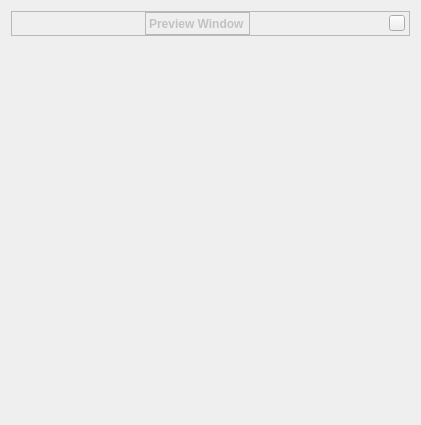
<?xml version="1.0" encoding="UTF-8"?>
<ui version="4.0">
 <class>PreviewDialog</class>
 <widget class="QWidget" name="PreviewDialog">
  <property name="geometry">
   <rect>
    <x>0</x>
    <y>0</y>
    <width>421</width>
    <height>425</height>
   </rect>
  </property>
  <property name="windowTitle">
   <string>Form</string>
  </property>
  <layout class="QVBoxLayout" name="verticalLayout">
   <item>
    <widget class="BarFrame" name="LocationBar">
     <property name="minimumSize">
      <size>
       <width>16</width>
       <height>25</height>
      </size>
     </property>
     <property name="maximumSize">
      <size>
       <width>16777215</width>
       <height>25</height>
      </size>
     </property>
     <property name="font">
      <font/>
     </property>
     <property name="frameShape">
      <enum>QFrame::StyledPanel</enum>
     </property>
     <layout class="QHBoxLayout" name="_2">
      <property name="leftMargin">
       <number>0</number>
      </property>
      <property name="topMargin">
       <number>0</number>
      </property>
      <property name="rightMargin">
       <number>4</number>
      </property>
      <property name="bottomMargin">
       <number>0</number>
      </property>
      <item>
       <spacer name="horizontalSpacer_2">
        <property name="orientation">
         <enum>Qt::Horizontal</enum>
        </property>
        <property name="sizeHint" stdset="0">
         <size>
          <width>40</width>
          <height>20</height>
         </size>
        </property>
       </spacer>
      </item>
      <item>
       <widget class="QLabel" name="stelWindowTitle">
        <property name="palette">
         <palette>
          <active>
           <colorrole role="WindowText">
            <brush brushstyle="SolidPattern">
             <color alpha="255">
              <red>194</red>
              <green>194</green>
              <blue>195</blue>
             </color>
            </brush>
           </colorrole>
           <colorrole role="Text">
            <brush brushstyle="SolidPattern">
             <color alpha="255">
              <red>194</red>
              <green>194</green>
              <blue>195</blue>
             </color>
            </brush>
           </colorrole>
          </active>
          <inactive>
           <colorrole role="WindowText">
            <brush brushstyle="SolidPattern">
             <color alpha="255">
              <red>194</red>
              <green>194</green>
              <blue>195</blue>
             </color>
            </brush>
           </colorrole>
           <colorrole role="Text">
            <brush brushstyle="SolidPattern">
             <color alpha="255">
              <red>194</red>
              <green>194</green>
              <blue>195</blue>
             </color>
            </brush>
           </colorrole>
          </inactive>
          <disabled>
           <colorrole role="WindowText">
            <brush brushstyle="SolidPattern">
             <color alpha="255">
              <red>194</red>
              <green>194</green>
              <blue>195</blue>
             </color>
            </brush>
           </colorrole>
           <colorrole role="Text">
            <brush brushstyle="SolidPattern">
             <color alpha="255">
              <red>194</red>
              <green>194</green>
              <blue>195</blue>
             </color>
            </brush>
           </colorrole>
          </disabled>
         </palette>
        </property>
        <property name="font">
         <font>
          <weight>75</weight>
          <italic>false</italic>
          <bold>true</bold>
         </font>
        </property>
        <property name="styleSheet">
         <string notr="true"/>
        </property>
        <property name="frameShape">
         <enum>QFrame::StyledPanel</enum>
        </property>
        <property name="lineWidth">
         <number>0</number>
        </property>
        <property name="text">
         <string>Preview Window</string>
        </property>
        <property name="indent">
         <number>-1</number>
        </property>
       </widget>
      </item>
      <item>
       <spacer name="horizontalSpacer_3">
        <property name="orientation">
         <enum>Qt::Horizontal</enum>
        </property>
        <property name="sizeHint" stdset="0">
         <size>
          <width>40</width>
          <height>20</height>
         </size>
        </property>
       </spacer>
      </item>
      <item>
       <widget class="QPushButton" name="closeStelWindow">
        <property name="sizePolicy">
         <sizepolicy hsizetype="Fixed" vsizetype="Fixed">
          <horstretch>0</horstretch>
          <verstretch>0</verstretch>
         </sizepolicy>
        </property>
        <property name="minimumSize">
         <size>
          <width>16</width>
          <height>16</height>
         </size>
        </property>
        <property name="maximumSize">
         <size>
          <width>16</width>
          <height>16</height>
         </size>
        </property>
        <property name="focusPolicy">
         <enum>Qt::NoFocus</enum>
        </property>
        <property name="contextMenuPolicy">
         <enum>Qt::DefaultContextMenu</enum>
        </property>
        <property name="text">
         <string/>
        </property>
       </widget>
      </item>
     </layout>
    </widget>
   </item>
   <item>
    <widget class="QWidget" name="widget" native="true"/>
   </item>
  </layout>
 </widget>
 <customwidgets>
  <customwidget>
   <class>BarFrame</class>
   <extends>QFrame</extends>
   <header>Dialog.hpp</header>
   <container>1</container>
  </customwidget>
 </customwidgets>
 <resources/>
 <connections/>
</ui>
